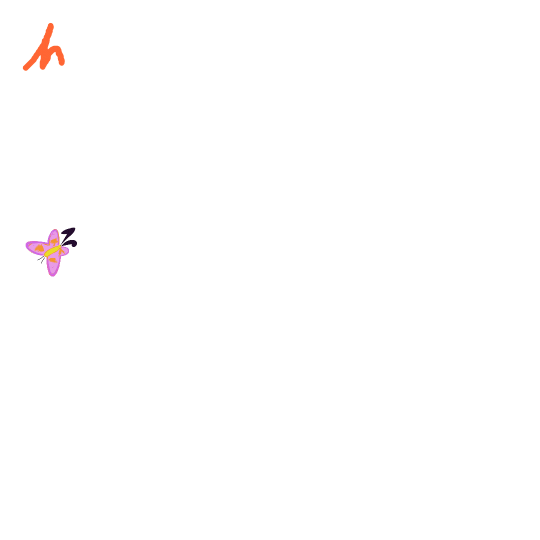
#> input picture Gif_Keep_Flying.gif, 1080 x 1080 px (shown at 1/2 size)
$ python gif_resizer.py
#> lines starting #> are read from the running program, lines starting #| are printed output that depends on the picture
from PIL import Image
import os

def resize_gif_with_pillow(input_path, output_path, new_width):
    """Resizes a GIF to a new width while maintaining the aspect ratio."""
#> called with input_path = 'Gif_Keep_Flying.gif', output_path = 'improved_resized_Gif_Keep_Flying.gif', new_width = 200
    with Image.open(input_path) as img:
        # Calculate new dimensions
#> img is the input picture: PIL image 1080x1080 P; mean R, G, B, A 1.4, 0.8, 0.8, 1.6
        original_width, original_height = img.size
#> original_width = 1080; original_height = 1080
        aspect_ratio = original_width / original_height
#> aspect_ratio = 1
        new_height = int(new_width / aspect_ratio)
#> new_height = 200

        # Prepare for processing frames
        frames = []
        durations = []
        disposals = []

        # Process each frame in the GIF
        try:
            while True:
                # Store disposal method if available (if not, assume default of 2)
                disposal_method = img.info.get('disposal', 2)
                disposals.append(disposal_method)

                # Resize the frame
                frame = img.copy()
                frame = frame.resize((new_width, new_height), Image.LANCZOS)

                # Handle transparency if present
                if disposal_method == 2:  # Disposal method 2: clear to background
                    frame = frame.convert("RGBA")
                    if "transparency" in img.info:
                        transparency = img.info["transparency"]
                        frame.putalpha(frame.getchannel("A").point(lambda x: 0 if x == transparency else x))

                frames.append(frame)
                durations.append(img.info.get('duration', 100))  # Default to 100ms if duration not found

                # Move to next frame
                img.seek(img.tell() + 1)
#> this loop made 33 passes
#> transparency on pass 1: 255
#> pass 1, in resize_gif_with_pillow, `frame = frame.resize((new_width, new_height), Image.LANCZOS)`:
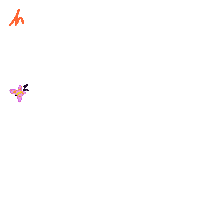
#> frame: PIL image 200x200 P; mean R, G, B, A 1.4, 0.7, 0.7, 1.6; transparent parts drawn white
#> after the loop:
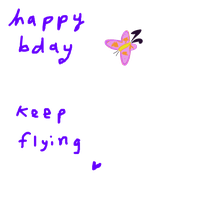
#> frame: PIL image 200x200 RGBA; mean R, G, B, A 13.4, 6.7, 21.5, 12; transparent parts drawn white
#> after the loop:
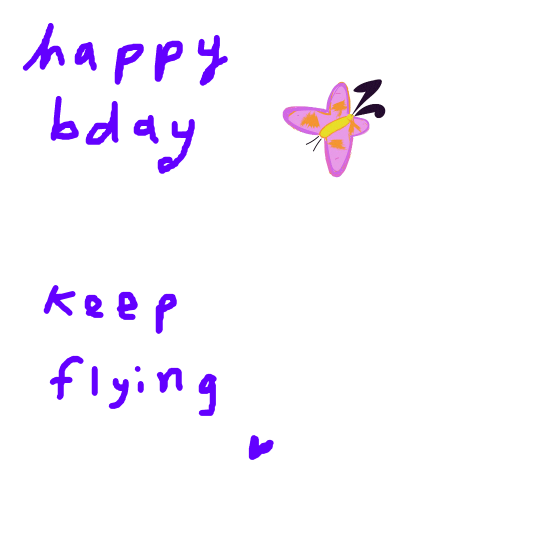
#> img: PIL image 1080x1080 RGBA (shown at 1/2 size); mean R, G, B, A 6.5, 2.5, 10.5, 12; transparent parts drawn white
#> after the loop, disposals = 33 values from 2 to 2; durations = 33 values from 40 to 40; frames = 33 items
        except EOFError:
            pass  # End of frames reached

        # Save the resized GIF with the correct parameters
        frames[0].save(
            output_path,
            save_all=True,
            append_images=frames[1:],
            optimize=False,
            duration=durations,
            disposal=disposals,
            loop=0  # Set to 0 for infinite loop
        )

    print(f"Resized GIF saved as {output_path}")
    print(f"New dimensions: {new_width}x{new_height}")

# Usage
input_gif = "Gif_Keep_Flying.gif"
output_gif = "improved_resized_Gif_Keep_Flying.gif"
new_width = 200  # Adjust this value to change the width

resize_gif_with_pillow(input_gif, output_gif, new_width)

# Print file sizes for comparison
original_size = os.path.getsize(input_gif) / 1024  # Size in KB
resized_size = os.path.getsize(output_gif) / 1024  # Size in KB
print(f"Original GIF size: {original_size:.2f} KB")
print(f"Resized GIF size: {resized_size:.2f} KB")
